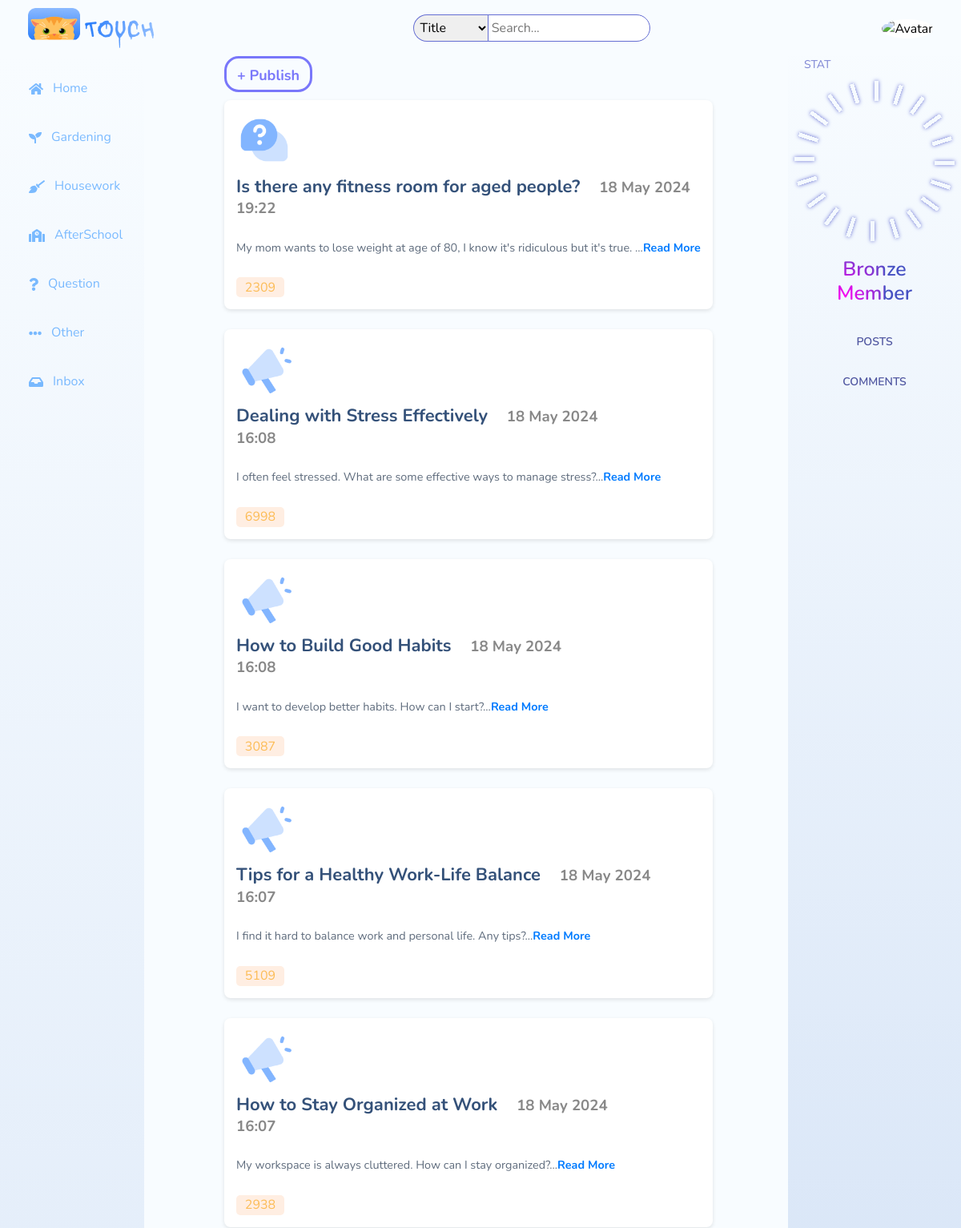
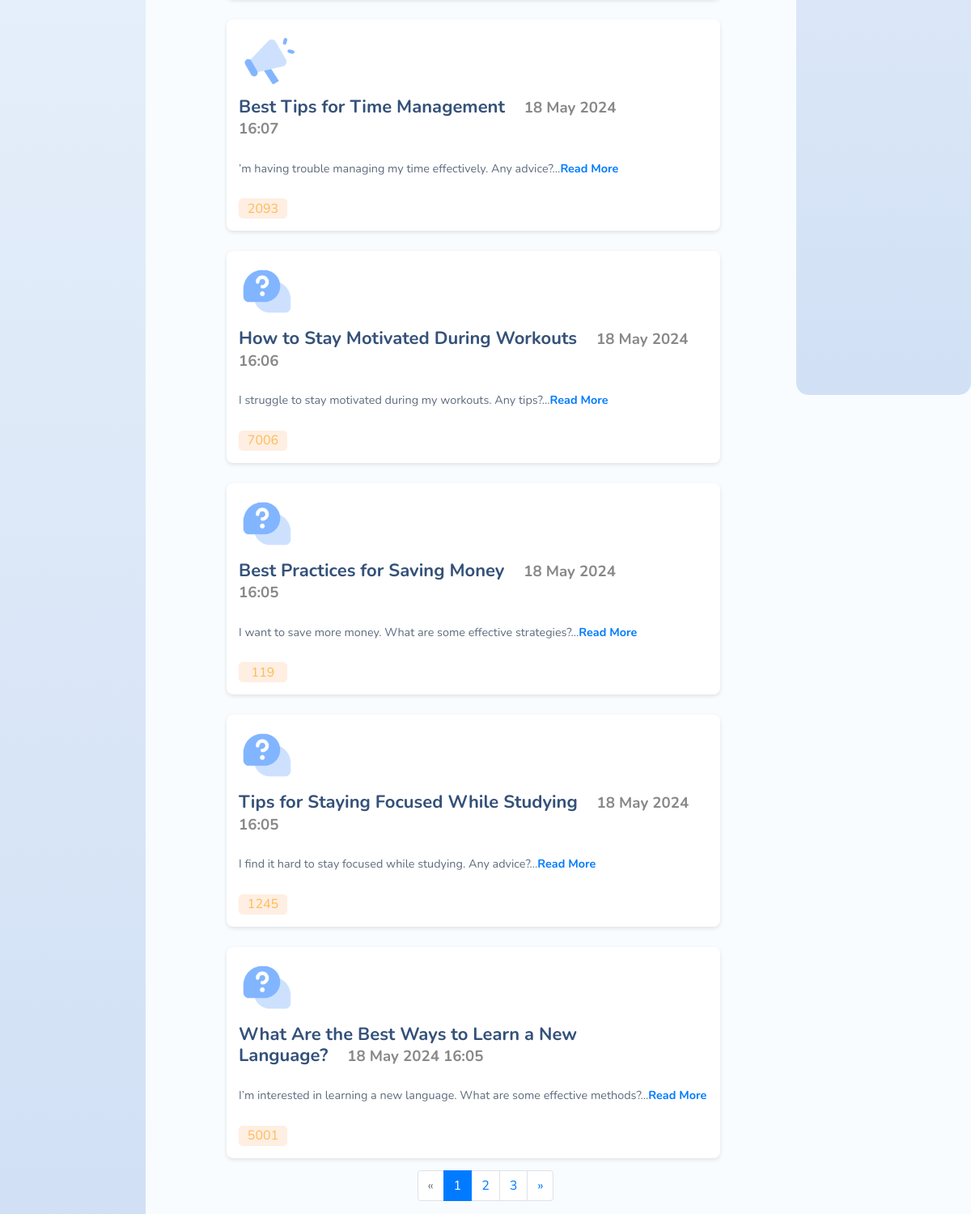
Screenshot of /search with the database file from the repository (2 pictures, top to bottom).
### app/models.py (models this page shows)
class PostModel(db.Model):
    __tablename__ = "posts"
    id = db.Column(db.Integer, primary_key=True, autoincrement=True)
    title = db.Column(db.String(255), nullable=False)
    content = db.Column(db.Text, nullable=False)
    create_time = db.Column(db.DateTime, default=datetime.now)
    post_type = db.Column(db.String(10))
    postcode = db.Column(db.Integer, nullable=False)
    accepted_answer_id = db.Column(db.Integer, db.ForeignKey('comments.id'))
    author_id = db.Column(db.Integer, db.ForeignKey("users.id"))
    accepted_answer = db.relationship('CommentModel', foreign_keys=[accepted_answer_id], post_update=True)

### app/blueprints/postCom/postCom.py (the view)
@postCom_bp.route('/search')
def search():
    query = request.args.get('query', '')
    scope = request.args.get('scope', 'all')  # default all
    page = request.args.get('page', 1, type=int)
    per_page = Config.POSTS_PER_PAGE
    if query:
        if scope == 'title':
            posts_query = PostModel.query.filter(PostModel.title.ilike(f'%{query}%'))
        elif scope == 'content':
            posts_query = PostModel.query.filter(PostModel.content.ilike(f'%{query}%'))
        elif scope == 'postcode':
            posts_query = PostModel.query.filter(PostModel.postcode == query)
        else:
            posts_query = PostModel.query.filter(
                db.or_(
                    PostModel.title.ilike(f'%{query}%'),
                    PostModel.content.ilike(f'%{query}%')
                )
            )
    else:
        posts_query = PostModel.query.filter_by()
    pagination = posts_query.order_by(PostModel.create_time.desc()).paginate(page=page, per_page=per_page, error_out=False)
    posts = pagination.items
    return render_template('index.html', posts=posts, pagination=pagination, query=query, scope=scope)

### app/__init__.py (called while the page is built)
def create_app(config_class=Config):
    app = Flask(__name__)
    app.config.from_object(config_class)
    db.init_app(app)
    login.init_app(app)
    avatars.init_app(app)
    csrf.init_app(app)
    login.login_view = 'auth.login'
    @app.context_processor
    def inject_user_statistics():
        if current_user.is_authenticated:
            total_posts = db.session.query(func.count(PostModel.id)).filter_by(author_id=current_user.id).scalar()
            total_comments = db.session.query(func.count(CommentModel.id)).filter_by(author_id=current_user.id).scalar()
        else:
            total_posts = 0
            total_comments = 0
        return dict(total_posts=total_posts, total_comments=total_comments)
    app.register_blueprint(auth_bp)
    app.register_blueprint(postCom_bp)
    app.register_blueprint(profile_bp)
    app.register_blueprint(notify_bp)
    return app

### app/templates/index.html (shortened to what this page needs)
{% extends "base.html" %}
{% block head %}
<link rel="stylesheet" href="{{ url_for('static', filename='css/index.css') }}">
{% endblock %}
{% block content %}
    <div class="main_container">
        <main class="main">
            <button onclick="location.href='{{ url_for('postCom.create_post') }}'" class="publish">+ Publish</button>
            {% for post in posts %}
            <a href="{{ url_for('postCom.post_detail', post_id=post.id) }}" class="post" tabindex="0">
                <img src="{{ url_for('static', filename='images/icons/' + post.post_type|lower + '.png') }}" alt="Left Icon" class="iconleft">
                <div class="title_date">
                    <h2>{{ post.title | truncate(100) }}&nbsp;&nbsp;&nbsp;&nbsp;<span class="date">{{ post.create_time.strftime('%d %B %Y %H:%M') }}</span></h2>
                </div>
                <div class="summary">{{ post.content | truncate(100) }}...
                    <p class="read">Read More</p>
                </div>
                <div class="tag">{{ post.postcode }}</div>
            </a>
            {% endfor %}
        </main>
        <nav aria-label="Page navigation">
            <ul class="pagination justify-content-center">
                {% if pagination.has_prev %}
                <li class="page-item">
                    <a class="page-link" href="{{ url_for('postCom.index', page=pagination.prev_num, type=post_type, query=query, scope=scope) }}" aria-label="Previous">
                        <span aria-hidden="true">&laquo;</span>
                        <span class="sr-only">Previous</span>
                    </a>
                </li>
                {% else %}
                <li class="page-item disabled">
                    <a class="page-link" aria-label="Previous">
                        <span aria-hidden="true">&laquo;</span>
                    </a>
                </li>
                {% endif %}
                {% for page_num in pagination.iter_pages() %}
                {% if page_num %}
                {% if page_num == pagination.page %}
                <li class="page-item active"><a class="page-link">{{ page_num }}</a></li>
                {% else %}
                <li class="page-item"><a class="page-link" href="{{ url_for('postCom.index', page=page_num, type=post_type, query=query, scope=scope) }}">{{ page_num }}</a></li>
                {% endif %}
                {% else %}
                <li class="page-item disabled"><a class="page-link">…</a></li>
                {% endif %}
                {% endfor %}
                {% if pagination.has_next %}
                <li class="page-item">
                    <a class="page-link" href="{{ url_for('postCom.index', page=pagination.next_num, type=post_type, query=query, scope=scope) }}" aria-label="Next">
                        <span aria-hidden="true">&raquo;</span>
                    </a>
                </li>
                {% endif %}
            </ul>
        </nav>
    </div>
{% endblock %}

### app/static/css/base.css (style rules this page uses)
body, html { margin: 0; padding: 0; font-family: 'Nunito', sans-serif; background-color: #F8FCFF; scroll-behavior: smooth; }

### app/static/css/index.css (style rules this page uses)
.main_container { margin-top: 70px; padding-left: 200px; padding-right: 200px; height: calc(100vh - 70px); overflow-y: auto; }
.main { margin: 0 auto; width: 80%; display: flex; flex-direction: column; }
.title_date h2 { white-space: normal; overflow-wrap: break-word; word-wrap: break-word; max-width: 100%; }
.publish { background-color: #F8FCFF; border: 3px solid #7977FA; height: 45px; width: 110px; padding: 8px; color: #7977FA; border-radius: 18px; font-size: 18px; font-weight: bold; cursor: pointer; outline: none; transition: .4s ease-out; }
.post { background-color: #ffffff; margin-top: 10px; margin-bottom: 15px; margin-right: 30px; padding: 15px; border-radius: 8px; box-shadow: 0 2px 5px rgba(0, 0, 0, 0.1); display: flex; flex-direction: column; gap: 10px; transition: 0.5s ease; cursor: pointer; text-decoration: none; color: inherit; }
a { text-decoration: none; }
.iconleft { width: 70px; height: 70px; margin-right: 15px; }
.title_date { display: flex; align-items: center; flex-grow: 1; gap: 10px; }
.post h2 { color: #345179; font-size: 22px; font-weight: bold; margin: 0; }
.date { color: #888; font-size: 0.85em; margin-right: 150px; }
.title_date { display: flex; align-items: baseline; gap: 20px; }
.summary { color: #5f6c7d; font-size: 0.9em; flex-grow: 1; display: flex; align-items: center; }
.read { color: #007BFF; font-weight: bold; margin-top: 16px; }
.tag { border-radius: 5px; color: #fcbc56; background-color: #ffeee2; height: 25px; width: 60px; display: flex; justify-content: center; align-items: center; margin-right: 15px; }

### rows the page displays
PostModel: title "Is there any fitness room for aged people?", create_time "18 May 2024 19:22", content "My mom wants to lose weight at age of 80, I know it's ridiculous but it's true.", postcode "2309"
PostModel: title "Dealing with Stress Effectively", create_time "18 May 2024 16:08", content "I often feel stressed. What are some effective ways to manage stress?", postcode "6998"
PostModel: title "How to Build Good Habits", create_time "18 May 2024 16:08", content "I want to develop better habits. How can I start?", postcode "3087"
PostModel: title "Tips for a Healthy Work-Life Balance", create_time "18 May 2024 16:07", content "I find it hard to balance work and personal life. Any tips?", postcode "5109"
PostModel: title "How to Stay Organized at Work", create_time "18 May 2024 16:07", content "My workspace is always cluttered. How can I stay organized?", postcode "2938"
PostModel: title "Best Tips for Time Management", create_time "18 May 2024 16:07", content "’m having trouble managing my time effectively. Any advice?", postcode "2093"
PostModel: title "How to Stay Motivated During Workouts", create_time "18 May 2024 16:06", content "I struggle to stay motivated during my workouts. Any tips?", postcode "7006"
PostModel: title "Best Practices for Saving Money", create_time "18 May 2024 16:05", content "I want to save more money. What are some effective strategies?", postcode "119"
PostModel: title "Tips for Staying Focused While Studying", create_time "18 May 2024 16:05", content "I find it hard to stay focused while studying. Any advice?", postcode "1245"
PostModel: title "What Are the Best Ways to Learn a New Language?", create_time "18 May 2024 16:05", content "I’m interested in learning a new language. What are some effective methods?", postcode "5001"

### other values shown
{{ page_num }} "1"
{{ page_num }} "2" "3"
